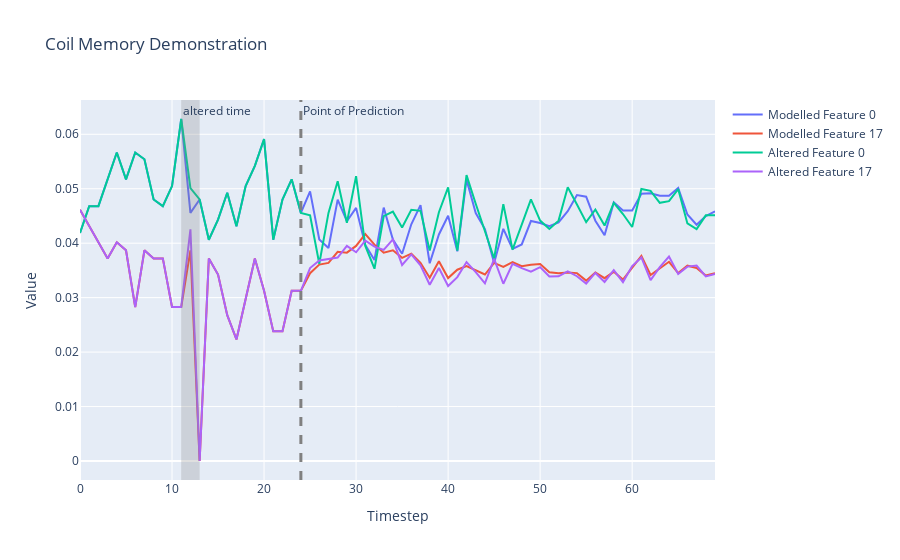

The notebook cell saved with this chart:
### Markdown cell above
## Coil Memory Demonstration

### Code cell
import matplotlib.pyplot as plt

states = []
# Select the batch we want to make predictions for
batch = 10

# After what step do we want the coil to start making its own predictions?
prediction_step = 24

# What features do we want to plot?
feature_sel = [0,17]

# Grab starting state tensor
state_tensor = X[:,0,:]

# How many steps do we want to run the coil overall?
max_steps = 70

# Which timestamp do we want to force modify?
step_modify = 12

states.append(state_tensor[batch,feature_sel])
batch_size = X.shape[0]
transition_tensor = torch.softmax(torch.zeros(batch_size, n_features, n_features), dim = 1).to("cuda")
for step_state in range(1,max_steps):
    state_tensor, transition_tensor = model.step_coil(state_tensor, transition_tensor)
    if step_state <= prediction_step:
        state_tensor = X[:,step_state,:]
    states.append(state_tensor[batch,feature_sel])
    

# Get observed data to CPU and plot
data = [row.to('cpu').detach().numpy() for row in states]
# Transpose the data to get 5 traces
traces = list(zip(*data))

# Create the figure and add traces
fig = go.Figure()

# Plotting
for i, trace in enumerate(traces):
    model_trace = go.Scatter(y=trace, mode='lines', name=f'Modelled Feature {feature_sel[i]}')
    fig.add_trace(model_trace)
    
# Try with changing one X in memory
states = []
state_tensor = X[:,0,:]
states.append(state_tensor[batch,feature_sel])
batch_size = X.shape[0]
transition_tensor = torch.softmax(torch.zeros(batch_size, n_features, n_features), dim = 1).to("cuda")
for step_state in range(1,max_steps):
    state_tensor, transition_tensor = model.step_coil(state_tensor, transition_tensor)
    if step_state <= prediction_step:
        state_tensor = X[:,step_state,:]
        
    # change a single state in memory:
    if step_state == step_modify:
        state_tensor = X[:,step_state,:] * 1.1
    states.append(state_tensor[batch,feature_sel])


# Get observed data to CPU and plot
data = [row.to('cpu').detach().numpy() for row in states]
# Transpose the data to get 5 traces
traces = list(zip(*data))

# Plotting
for i, trace in enumerate(traces):
    obs_trace = go.Scatter(y=trace, mode='lines', name=f'Altered Feature {feature_sel[i]}')
    fig.add_trace(obs_trace)
    
# Add Line highlighting when the coil becomes responsible for its own predictions
fig.add_vline(x=prediction_step, line_width=3, line_dash="dash", line_color="grey", annotation_text='Point of Prediction')    

# Add title and labels
fig.update_layout(title=f'Coil Memory Demonstration',
                    xaxis_title='Timestep',
                    yaxis_title='Value')


fig.add_vrect(x0=step_modify-1, x1=step_modify+1, 
              annotation_text="altered time", annotation_position="top left",
              fillcolor="grey", opacity=0.25, line_width=0)

# Show the figure
fig.show()

### Figure 1 — Plotly figure (JSON) as saved in the notebook; plotly's stock layout.template omitted (floating-point values rounded to 4 significant figures)
{"data": [{"mode": "lines", "name": "Modelled Feature 0", "type": "scatter", "y": [0.04187, 0.0468, 0.0468, 0.05172, 0.05665, 0.05172, 0.05665, 0.05542, 0.04803, 0.0468, 0.05049, 0.06281, 0.04557, 0.04803, 0.04064, 0.04433, 0.04926, 0.0431, 0.05049, 0.05419, 0.05911, 0.04064, 0.04803, 0.05172, 0.04557, 0.04951, 0.04067, 0.03911, 0.04799, 0.04404, 0.04647, 0.03967, 0.03691, 0.04653, 0.04066, 0.03807, 0.04347, 0.04698, 0.03632, 0.0416, 0.04503, 0.03851, 0.05167, 0.04555, 0.04259, 0.03637, 0.04264, 0.03894, 0.03977, 0.04407, 0.04371, 0.04314, 0.0438, 0.04587, 0.04883, 0.04854, 0.04413, 0.04147, 0.04749, 0.04601, 0.04601, 0.0491, 0.04916, 0.04872, 0.04872, 0.05015, 0.04526, 0.04339, 0.04499, 0.04585]}, {"mode": "lines", "name": "Modelled Feature 17", "type": "scatter", "y": [0.04613, 0.04315, 0.04018, 0.0372, 0.04018, 0.03869, 0.02827, 0.03869, 0.0372, 0.0372, 0.02827, 0.02827, 0.03869, 0, 0.0372, 0.03423, 0.02679, 0.02232, 0.02976, 0.0372, 0.03125, 0.02381, 0.02381, 0.03125, 0.03125, 0.0345, 0.03606, 0.03638, 0.03841, 0.03826, 0.0395, 0.04168, 0.03973, 0.03824, 0.0387, 0.0373, 0.03808, 0.03639, 0.03365, 0.03668, 0.0336, 0.03513, 0.03581, 0.03503, 0.03425, 0.03638, 0.03565, 0.03651, 0.03578, 0.03605, 0.03619, 0.03465, 0.0345, 0.03462, 0.03451, 0.03313, 0.03463, 0.03357, 0.03474, 0.03331, 0.03561, 0.03768, 0.03415, 0.03539, 0.03659, 0.03452, 0.03587, 0.03545, 0.03405, 0.03448]}, {"mode": "lines", "name": "Altered Feature 0", "type": "scatter", "y": [0.04187, 0.0468, 0.0468, 0.05172, 0.05665, 0.05172, 0.05665, 0.05542, 0.04803, 0.0468, 0.05049, 0.06281, 0.05012, 0.04803, 0.04064, 0.04433, 0.04926, 0.0431, 0.05049, 0.05419, 0.05911, 0.04064, 0.04803, 0.05172, 0.04557, 0.0451, 0.03622, 0.04556, 0.05137, 0.04376, 0.05231, 0.03951, 0.03531, 0.04495, 0.04579, 0.04289, 0.04613, 0.04594, 0.03865, 0.04569, 0.05025, 0.03862, 0.05251, 0.04724, 0.04237, 0.03719, 0.04716, 0.03881, 0.04342, 0.04803, 0.04415, 0.04262, 0.04414, 0.05026, 0.0471, 0.04387, 0.04619, 0.04323, 0.04741, 0.04535, 0.04298, 0.04995, 0.04961, 0.04741, 0.04771, 0.04994, 0.04363, 0.04259, 0.04512, 0.04513]}, {"mode": "lines", "name": "Altered Feature 17", "type": "scatter", "y": [0.04613, 0.04315, 0.04018, 0.0372, 0.04018, 0.03869, 0.02827, 0.03869, 0.0372, 0.0372, 0.02827, 0.02827, 0.04256, 0, 0.0372, 0.03423, 0.02679, 0.02232, 0.02976, 0.0372, 0.03125, 0.02381, 0.02381, 0.03125, 0.03125, 0.03543, 0.03684, 0.03704, 0.03735, 0.03949, 0.03834, 0.04047, 0.03937, 0.03876, 0.04069, 0.036, 0.03793, 0.03592, 0.03237, 0.03543, 0.03214, 0.03377, 0.03653, 0.0347, 0.03264, 0.03712, 0.03255, 0.03621, 0.03541, 0.03477, 0.03561, 0.03388, 0.03391, 0.03483, 0.03393, 0.03257, 0.03454, 0.03288, 0.03505, 0.03285, 0.03581, 0.03738, 0.03323, 0.03562, 0.03754, 0.03433, 0.0357, 0.03589, 0.03391, 0.03434]}], "layout": {"annotations": [{"showarrow": false, "text": "Point of Prediction", "x": 24, "xanchor": "left", "xref": "x", "y": 1, "yanchor": "top", "yref": "y domain"}, {"showarrow": false, "text": "altered time", "x": 11, "xanchor": "left", "xref": "x", "y": 1, "yanchor": "top", "yref": "y domain"}], "shapes": [{"line": {"color": "grey", "dash": "dash", "width": 3}, "type": "line", "x0": 24, "x1": 24, "xref": "x", "y0": 0, "y1": 1, "yref": "y domain"}, {"fillcolor": "grey", "line": {"width": 0}, "opacity": 0.25, "type": "rect", "x0": 11, "x1": 13, "xref": "x", "y0": 0, "y1": 1, "yref": "y domain"}], "title": {"text": "Coil Memory Demonstration"}, "xaxis": {"title": {"text": "Timestep"}}, "yaxis": {"title": {"text": "Value"}}}}
